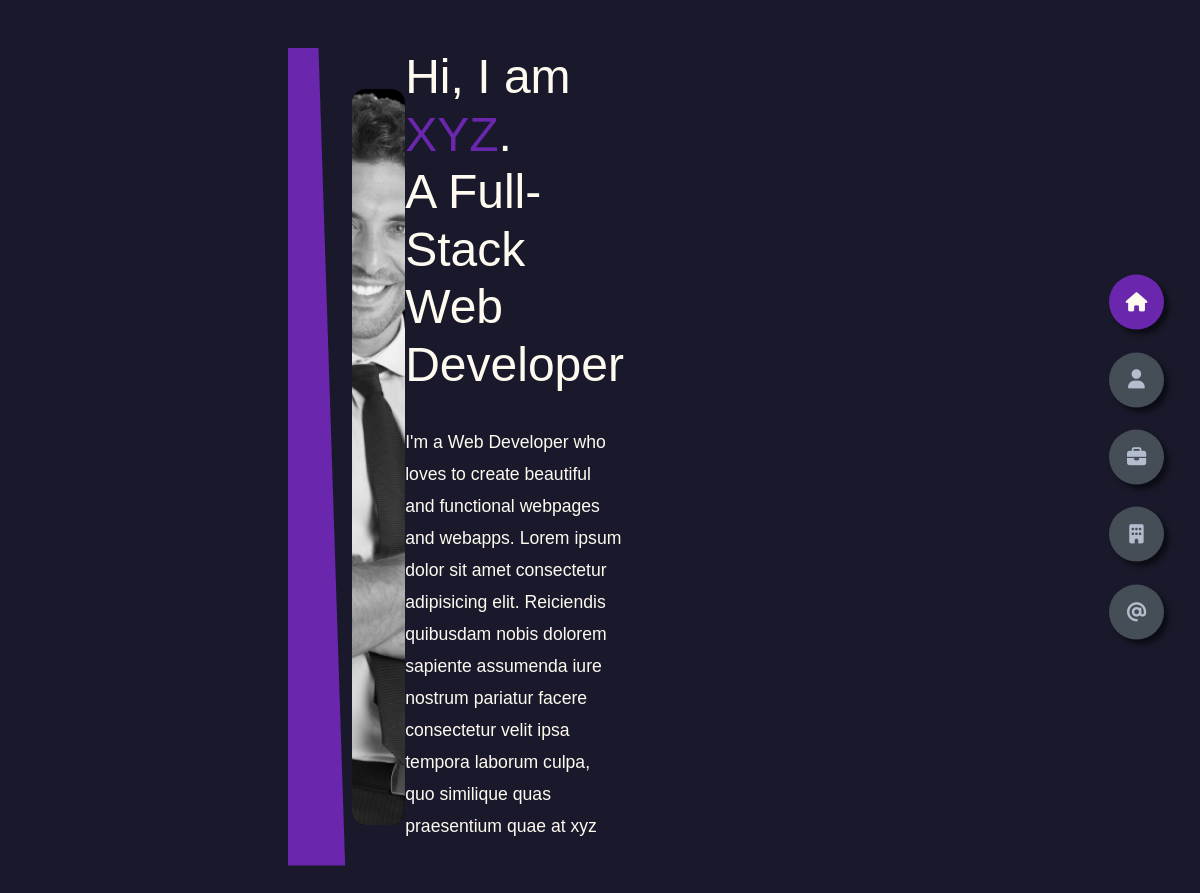
The page / on the database its author committed.
### core/models.py (models this page shows, shortened)
class Hero(models.Model):
    title = models.CharField(max_length=200, help_text="e.g. Hi, I'm XYZ.")
    subtitle = models.CharField(max_length=200, help_text="e.g. A Full-Stack Web Developer.")
    intro = models.TextField(help_text="Short intro paragraph.")
    profile_image = models.ImageField(upload_to='hero/', help_text="Hero image.")
    cv = models.FileField(upload_to='cv/', blank=True, null=True, help_text="Downloadable CV")

### core/views.py (the view)
# urls.py: path('', views.HomeView.as_view(), name='home'),
class HomeView(TemplateView):
    template_name = 'core/home.html'
    def get_context_data(self, **kwargs):
        ctx = super().get_context_data(**kwargs)
        ctx['hero'] = Hero.objects.first()
        ctx['about'] = AboutInfo.objects.first()
        ctx['stats'] = StatItem.objects.all()
        ctx['skills'] = Skill.objects.all()
        return ctx

### core/templates/core/home.html (shortened to what this page needs)
{% extends "core/base.html" %}
{% block content %}
  <section id="home" class="section sect1 header active">
    <div class="header-content">
      <div class="left-header">
        <div class="h-shape"></div>
        <div class="image">
          <img src="{{ hero.profile_image.url }}" alt="Hero image">
        </div>
      </div>
      <div class="right-header">
        <h1 class="name">
          Hi, I am <span>{{ hero.title }}</span>.
          <br>
          {{ hero.subtitle }}
        </h1>
        <p>{{ hero.intro }}</p>
      </div>
    </div>
  </section>
{% endblock %}

### core/static/core/css/styles.css (style rules this page uses)
* { margin: 0; padding: 0; box-sizing: border-box; list-style: none; }
:root { --color-primary: #19192b; --color-secondary: #6a27ae; --color-secondary-hue: #6a27ae54; --color-white: #fffaf0; --color-black: #000; --color-grey-0: #f8f8f8; --color-grey-1: #dbe1e8; --color-grey-2: #b2becd; --color-grey-3: #6c7983; --color-grey-4: #454e56; --color-grey-5: #2a2e35; --color-grey-6: #12181b; --br-sm-2: 14px; --transition: all .4s ease-in-out; --box-shadow-control: 5px 5px 5px rgba(0, 0, 0, .5); }
body { background-color: var(--color-primary); font-size: 1.1rem; font-family: "Poppins", sans-serif; color: var(--color-white); transition: var(--transition); }
section { min-height: 100vh; width: 100%; position: absolute; left: 0; top: 0; padding: 3rem 18rem; }
.section { transform: translateY(-100%) scale(0); transition: var(--transition); background-color: var(--color-primary); }
.sect1 { display: none; transform: translateY(0) scale(1); }
.active { display: block; -webkit-animation: scaleAnim 1s ease-in-out; animation: scaleAnim 1s ease-in-out; }
.header-content { display: grid; grid-template-columns: repeat(2, 1fr); height: 100%; }
.header-content .left-header { display: flex; align-items: center; position: relative; }
.header-content .left-header .h-shape { height: 100%; width: 65%; transition: var(--transition); background-color: var(--color-secondary); position: absolute; top: 0; left: 0; z-index: -1; -webkit-clip-path: polygon(0 0, 40% 0, 75% 100%, 0% 100%); clip-path: polygon(0 0, 40% 0, 75% 100%, 0% 100%); }
.header-content .left-header .image { border-radius: var(--br-sm-2); background-color: var(--color-black); transition: var(--transition); height: 90%; width: 68%; margin-left: 4rem; }
.header-content .left-header .image img { width: 100%; height: 100%; -o-object-fit: cover; object-fit: cover; border-radius: var(--br-sm-2); transition: var(--transition); filter: grayscale(100%); }
.header-content .right-header { display: flex; flex-direction: column; justify-content: center; padding-right: 18rem; }
.header-content .right-header .name { font-size: 3rem; }
.header-content .right-header .name span { color: var(--color-secondary); }
.header-content .right-header p { margin: 1.5rem 0; line-height: 2rem; }

### rows shown on the page
Hero: profile_image (picture), title "XYZ", subtitle "A Full-Stack Web Developer", intro "I'm a Web Developer who loves to create beautiful and functional webpages and webapps. Lorem ipsum dolor sit amet consectetur adipisicing elit. Reiciendis quibusdam nobis dolorem sapiente assumenda iure nostrum pariatur facere consectetur velit ipsa tempora laborum culpa, quo similique quas praesentium quae at xyz"
